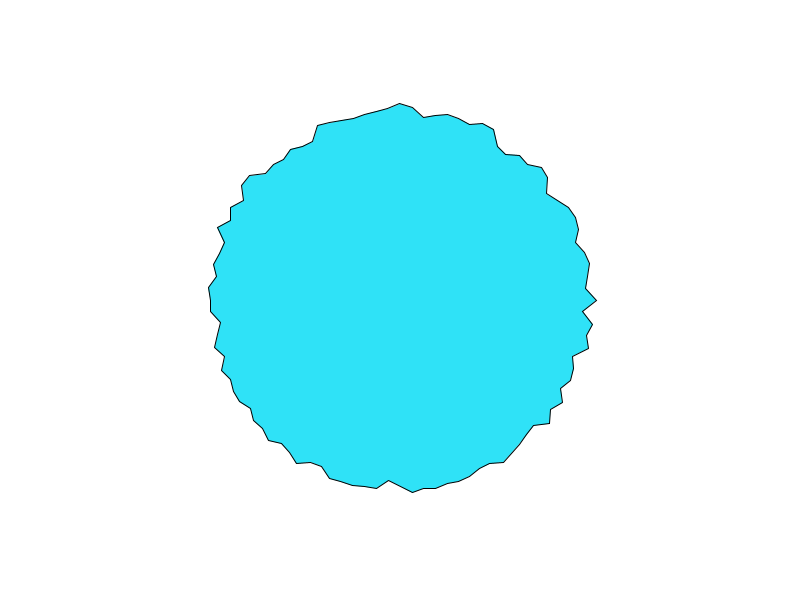
Frame 1 (no input)
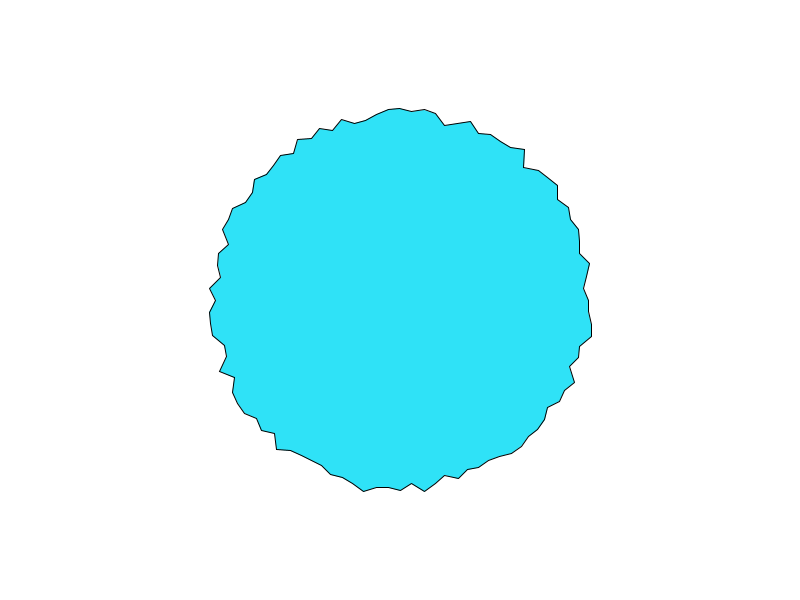
Frame 60 (the mouse pressed at the canvas centre just before this capture)
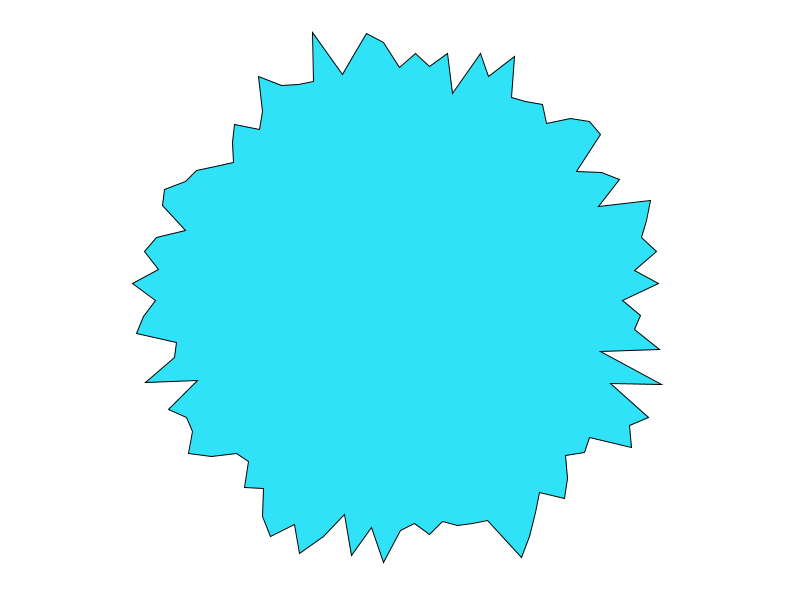
Frame 120 (the mouse held since frame 60 and released just before this capture)

The Processing sketch that drew these frames (run headless with seeded random() and noise(); from frame 60 on, the mouse is pressed at the canvas centre):

// Processing sketch: s04e02CustomoweKsztalty_2
// ── s04e02CustomoweKsztalty_2.pde



void setup(){
  size( 800, 600 );
}

void draw(){
  
  background( 255 );
  
  fill( #2FE2F7 );
  
  // -- mouse pos traingle --
  //beginShape();
  //vertex( mouseX, mouseY );
  //vertex( 400, 400 );
  //vertex( 300, 400 );
  //endShape( CLOSE );
  
  // -- roztrzęsiony kwadrat --
  //float amplitude = 200.0;
  //float time = frameCount/20.0;
  //beginShape();
  //vertex( 200 + (noise( time + 100 ) * amplitude), 200 );
  //vertex( 300 + (noise( time + 200 ) * amplitude), 200 );
  //vertex( 300 + (noise( time + 300 ) * amplitude), 300 );
  //vertex( 200 + (noise( time + 400 ) * amplitude), 300 );
  //endShape( CLOSE );
  
  // -- wielobok dla leniwych (petla for) --
  //int sideCount = int(3 + float(mouseX)/float(width) * 20);
  //float centerX = width/2.0;
  //float centerY = height/2.0;
  //float radius = float(mouseY)/float(height) * 300.0;
  //float step = TWO_PI / sideCount;
  
  //beginShape();
  
  //for( int i = 0; i < sideCount; i ++ ){
  //  float vx = centerX + sin( i * step ) * radius;
  //  float vy = centerY + cos( i * step ) * radius;
  //  vertex( vx, vy );
  //}
  
  //endShape(CLOSE);
  
  
  // -- rozdrażnione koło --
  int sideCount = 100;
  float centerX = width/2.0;
  float centerY = height/2.0;
  float radius = 200.0;
  float step = TWO_PI / sideCount;
  float distance = dist( mouseX, mouseY, centerX, centerY );
  float amplitude = map( distance, 0, width/2, 100, 0 );
  
  beginShape();
  
  for( int i = 0; i < sideCount; i ++ ){
   float radiusNoise = noise( frameCount/10.0 + i*10 ) * amplitude;
   float vx = centerX + sin( i * step ) * (radius + radiusNoise);
   float vy = centerY + cos( i * step ) * (radius + radiusNoise);
   vertex( vx, vy );
  }
  
  endShape(CLOSE);
  
  
  
}
